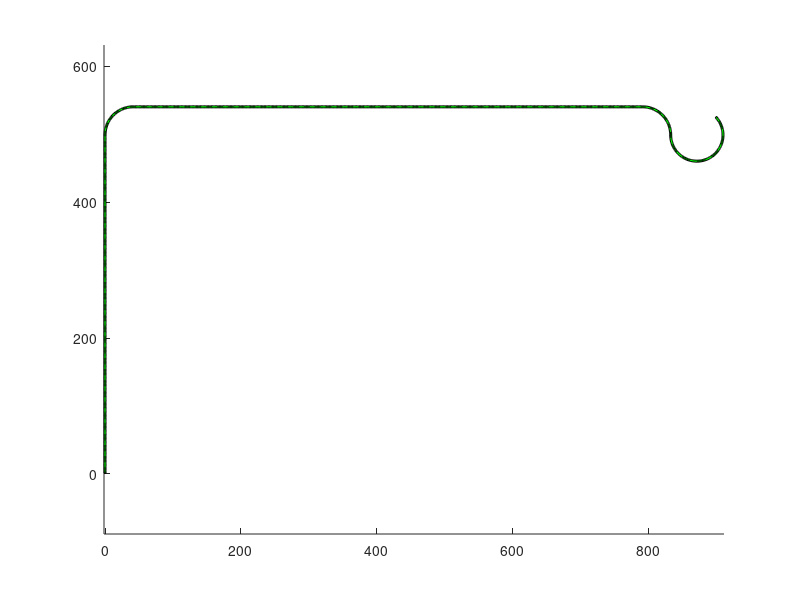

Write the MATLAB code that produced this figure.
lane_width=3.0;
L1=500;
R2=40; Theta2=pi/2;
L3=750;
R4=40; Theta4=2*pi/4;
R5=40; Theta5=5*pi/4;
interval=2.0;

% % L1=29;
% % R2=10; Theta2=pi/4;
% % L3=75;
% % R4=35; Theta4=16/180*pi;
% % R5=10; Theta5=41/180*pi;
% % interval=0.2;

map_z1=1:interval:L1;
map_x1=-lane_width/2*ones(1,length(map_z1));

x0=map_x1(end)-R2;
z0=map_z1(end);
theta=0:3.795/sqrt(R2)/16:Theta2;
map_x2=x0+R2*cos(theta);
map_z2=z0+R2*sin(theta);

x0=x0+R2*cos(Theta2);
z0=z0+R2*sin(Theta2);
t=0:interval:L3;
map_x3=x0+cos(pi/2+Theta2)*t;
map_z3=z0+sin(pi/2+Theta2)*t;

x0=x0+cos(pi/2+Theta2)*L3;
z0=z0+sin(pi/2+Theta2)*L3;
x0=x0-R4*cos(Theta2);
z0=z0-R4*sin(Theta2);
theta=Theta2:3.795/sqrt(R4)/16:(Theta2+Theta4);
map_x4=x0+R4*cos(theta);
map_z4=z0+R4*sin(theta);

x0=x0+(R4+R5)*cos(Theta2+Theta4);
z0=z0+(R4+R5)*sin(Theta2+Theta4);
theta=(Theta2+Theta4):-3.795/sqrt(R5)/16:(Theta2+Theta4-Theta5);
theta=theta-pi;
map_x5=x0+R5*cos(theta);
map_z5=z0+R5*sin(theta);

map_x=[map_x1 map_x2 map_x3 map_x4 map_x5];
map_z=[map_z1 map_z2 map_z3 map_z4 map_z5];

R2=R2+lane_width;
R4=R4+lane_width;
R5=R5-lane_width;
% interval=2.0;
map_z1=1:interval:L1;
map_x1=lane_width/2*ones(1,length(map_z1));

x0=map_x1(end)-R2;
z0=map_z1(end);
theta=0:Theta2/length(map_z2):Theta2;
if length(theta)~=length(map_z2)
    theta=theta(1:end-1);
end
map_x2=x0+R2*cos(theta);
map_z2=z0+R2*sin(theta);

x0=x0+R2*cos(Theta2);
z0=z0+R2*sin(Theta2);
t=0:interval:L3;
map_x3=x0+cos(pi/2+Theta2)*t;
map_z3=z0+sin(pi/2+Theta2)*t;

x0=x0+cos(pi/2+Theta2)*L3;
z0=z0+sin(pi/2+Theta2)*L3;
x0=x0-R4*cos(Theta2);
z0=z0-R4*sin(Theta2);
theta=Theta2:(Theta4/length(map_z4)):(Theta2+Theta4);
if length(theta)~=length(map_z4)
    theta=theta(1:end-1);
end
map_x4=x0+R4*cos(theta);
map_z4=z0+R4*sin(theta);

x0=x0+(R4+R5)*cos(Theta2+Theta4);
z0=z0+(R4+R5)*sin(Theta2+Theta4);
theta=(Theta2+Theta4):-(Theta5/length(map_z5)):(Theta2+Theta4-Theta5);
if length(theta)~=length(map_z5)
    theta=theta(1:end-1);
end
theta=theta-pi;
map_x5=x0+R5*cos(theta);
map_z5=z0+R5*sin(theta);

map_x_bar=[map_x1 map_x2 map_x3 map_x4 map_x5];
map_z_bar=[map_z1 map_z2 map_z3 map_z4 map_z5];

ctr_x=0.5*(map_x+map_x_bar);
ctr_z=0.5*(map_z+map_z_bar);
map_x_bar=fliplr(map_x_bar);
map_z_bar=fliplr(map_z_bar);

dist=sqrt((ctr_x(2:end)-ctr_x(1:end-1)).^2+(ctr_z(2:end)-ctr_z(1:end-1)).^2);

figure;patch(-[map_x map_x_bar],[map_z map_z_bar],'g');
hold on;plot(-ctr_x,ctr_z,'k--','LineWidth',0.5);
axis equal;